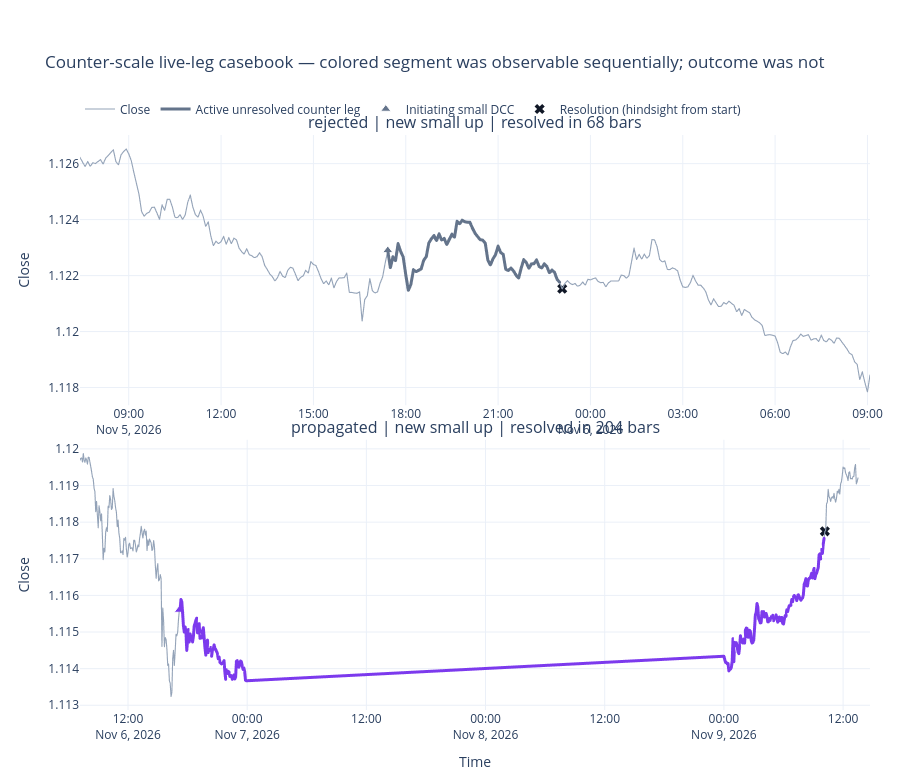

Notebook cell for this chart:
### Code cell
live_leg_casebook_fig = plot_dc_counter_scale_price_casebook(
    prices=prices, trajectories=counter_leg_trajectories, attempts=live_leg_casebook,
    bars_before=120, bars_after=120,
)
live_leg_casebook_fig.show()

### Figure 1 — Plotly figure (JSON) as saved in the notebook; plotly's stock layout.template omitted (floating-point values rounded to 4 significant figures; data arrays with more than 128 entries replaced by an {"elided": "..."} marker saying what was removed)
{"data": [{"hovertemplate": "time=%{x}<br>close=%{y:.5f}<extra></extra>", "legendgroup": "close", "line": {"color": "#94a3b8", "width": 1.1}, "mode": "lines", "name": "Close", "showlegend": true, "type": "scattergl", "x": {"elided": "309 str values"}, "xaxis": "x", "y": {"elided": "309 float values"}, "yaxis": "y"}, {"customdata": {"elided": "68x4 float values"}, "hovertemplate": "time=%{x}<br>close=%{y:.5f}<br>live small TMV=%{customdata[0]:.3f}<br>live small RDC=%{customdata[1]:.3e}<br>large-DCC progress=%{customdata[2]:.2%}<br>max post-DCC excursion=%{customdata[3]:.3f} θ<extra></extra>", "legendgroup": "active_counter_leg", "line": {"color": "#64748b", "width": 3.0}, "mode": "lines", "name": "Active unresolved counter leg", "showlegend": true, "type": "scattergl", "x": ["2026-11-05T17:25:00.000000", "2026-11-05T17:30:00.000000", "2026-11-05T17:35:00.000000", "2026-11-05T17:40:00.000000", "2026-11-05T17:45:00.000000", "2026-11-05T17:50:00.000000", "2026-11-05T17:55:00.000000", "2026-11-05T18:00:00.000000", "2026-11-05T18:05:00.000000", "2026-11-05T18:10:00.000000", "2026-11-05T18:15:00.000000", "2026-11-05T18:20:00.000000", "2026-11-05T18:25:00.000000", "2026-11-05T18:30:00.000000", "2026-11-05T18:35:00.000000", "2026-11-05T18:40:00.000000", "2026-11-05T18:45:00.000000", "2026-11-05T18:50:00.000000", "2026-11-05T18:55:00.000000", "2026-11-05T19:00:00.000000", "2026-11-05T19:05:00.000000", "2026-11-05T19:10:00.000000", "2026-11-05T19:15:00.000000", "2026-11-05T19:20:00.000000", "2026-11-05T19:25:00.000000", "2026-11-05T19:30:00.000000", "2026-11-05T19:35:00.000000", "2026-11-05T19:40:00.000000", "2026-11-05T19:45:00.000000", "2026-11-05T19:50:00.000000", "2026-11-05T19:55:00.000000", "2026-11-05T20:00:00.000000", "2026-11-05T20:05:00.000000", "2026-11-05T20:10:00.000000", "2026-11-05T20:15:00.000000", "2026-11-05T20:20:00.000000", "2026-11-05T20:25:00.000000", "2026-11-05T20:30:00.000000", "2026-11-05T20:35:00.000000", "2026-11-05T20:40:00.000000", "2026-11-05T20:45:00.000000", "2026-11-05T20:50:00.000000", "2026-11-05T20:55:00.000000", "2026-11-05T21:00:00.000000", "2026-11-05T21:05:00.000000", "2026-11-05T21:10:00.000000", "2026-11-05T21:15:00.000000", "2026-11-05T21:20:00.000000", "2026-11-05T21:25:00.000000", "2026-11-05T21:30:00.000000", "2026-11-05T21:35:00.000000", "2026-11-05T21:40:00.000000", "2026-11-05T21:45:00.000000", "2026-11-05T21:50:00.000000", "2026-11-05T21:55:00.000000", "2026-11-05T22:00:00.000000", "2026-11-05T22:05:00.000000", "2026-11-05T22:10:00.000000", "2026-11-05T22:15:00.000000", "2026-11-05T22:20:00.000000", "2026-11-05T22:25:00.000000", "2026-11-05T22:30:00.000000", "2026-11-05T22:35:00.000000", "2026-11-05T22:40:00.000000", "2026-11-05T22:45:00.000000", "2026-11-05T22:50:00.000000", "2026-11-05T22:55:00.000000", "2026-11-05T23:00:00.000000"], "xaxis": "x", "y": [1.123, 1.122, 1.123, 1.123, 1.123, 1.123, 1.123, 1.122, 1.121, 1.122, 1.122, 1.122, 1.122, 1.122, 1.123, 1.123, 1.123, 1.123, 1.123, 1.123, 1.123, 1.123, 1.123, 1.123, 1.123, 1.123, 1.123, 1.124, 1.124, 1.124, 1.124, 1.124, 1.124, 1.124, 1.124, 1.123, 1.123, 1.123, 1.123, 1.123, 1.122, 1.123, 1.123, 1.123, 1.123, 1.123, 1.122, 1.122, 1.122, 1.122, 1.122, 1.122, 1.122, 1.123, 1.122, 1.122, 1.122, 1.122, 1.123, 1.122, 1.122, 1.122, 1.122, 1.122, 1.122, 1.122, 1.122, 1.122], "yaxis": "y"}, {"hovertemplate": "initiating small DCC<br>time=%{x}<br>price=%{y:.5f}<extra></extra>", "legendgroup": "attempt_start", "marker": {"color": "#64748b", "line": {"color": "white", "width": 1}, "size": 9, "symbol": "triangle-up"}, "mode": "markers", "name": "Initiating small DCC", "showlegend": true, "type": "scatter", "x": ["2026-11-05T17:25:00+02:00"], "xaxis": "x", "y": [1.123], "yaxis": "y"}, {"hovertemplate": "resolution<br>time=%{x}<br>price=%{y:.5f}<extra></extra>", "legendgroup": "attempt_resolution", "marker": {"color": "#111827", "size": 9, "symbol": "x"}, "mode": "markers", "name": "Resolution (hindsight from start)", "showlegend": true, "type": "scatter", "x": ["2026-11-05T23:05:00+02:00"], "xaxis": "x", "y": [1.122], "yaxis": "y"}, {"hovertemplate": "time=%{x}<br>close=%{y:.5f}<extra></extra>", "legendgroup": "close", "line": {"color": "#94a3b8", "width": 1.1}, "mode": "lines", "name": "Close", "showlegend": false, "type": "scattergl", "x": {"elided": "365 str values"}, "xaxis": "x2", "y": {"elided": "365 float values"}, "yaxis": "y2"}, {"customdata": {"elided": "204x4 float values"}, "hovertemplate": "time=%{x}<br>close=%{y:.5f}<br>live small TMV=%{customdata[0]:.3f}<br>live small RDC=%{customdata[1]:.3e}<br>large-DCC progress=%{customdata[2]:.2%}<br>max post-DCC excursion=%{customdata[3]:.3f} θ<extra></extra>", "legendgroup": "active_counter_leg", "line": {"color": "#7c3aed", "width": 3.0}, "mode": "lines", "name": "Active unresolved counter leg", "showlegend": false, "type": "scattergl", "x": {"elided": "204 str values"}, "xaxis": "x2", "y": {"elided": "204 float values"}, "yaxis": "y2"}, {"hovertemplate": "initiating small DCC<br>time=%{x}<br>price=%{y:.5f}<extra></extra>", "legendgroup": "attempt_start", "marker": {"color": "#7c3aed", "line": {"color": "white", "width": 1}, "size": 9, "symbol": "triangle-up"}, "mode": "markers", "name": "Initiating small DCC", "showlegend": false, "type": "scatter", "x": ["2026-11-06T17:10:00+02:00"], "xaxis": "x2", "y": [1.116], "yaxis": "y2"}, {"hovertemplate": "resolution<br>time=%{x}<br>price=%{y:.5f}<extra></extra>", "legendgroup": "attempt_resolution", "marker": {"color": "#111827", "size": 9, "symbol": "x"}, "mode": "markers", "name": "Resolution (hindsight from start)", "showlegend": false, "type": "scatter", "x": ["2026-11-09T10:10:00+02:00"], "xaxis": "x2", "y": [1.118], "yaxis": "y2"}], "layout": {"annotations": [{"font": {"size": 16}, "showarrow": false, "text": "rejected | new small up | resolved in 68 bars", "x": 0.5, "xanchor": "center", "xref": "paper", "y": 1.0, "yanchor": "bottom", "yref": "paper"}, {"font": {"size": 16}, "showarrow": false, "text": "propagated | new small up | resolved in 204 bars", "x": 0.5, "xanchor": "center", "xref": "paper", "y": 0.47, "yanchor": "bottom", "yref": "paper"}], "height": 780, "hovermode": "closest", "legend": {"orientation": "h", "x": 0.0, "xanchor": "left", "y": 1.02, "yanchor": "bottom"}, "margin": {"b": 70, "l": 80, "r": 30, "t": 135}, "title": {"text": "Counter-scale live-leg casebook — colored segment was observable sequentially; outcome was not"}, "xaxis": {"anchor": "y", "domain": [0.0, 1.0]}, "xaxis2": {"anchor": "y2", "domain": [0.0, 1.0], "title": {"text": "Time"}}, "yaxis": {"anchor": "x", "domain": [0.53, 1.0], "title": {"text": "Close"}}, "yaxis2": {"anchor": "x2", "domain": [0.0, 0.47], "title": {"text": "Close"}}}}
